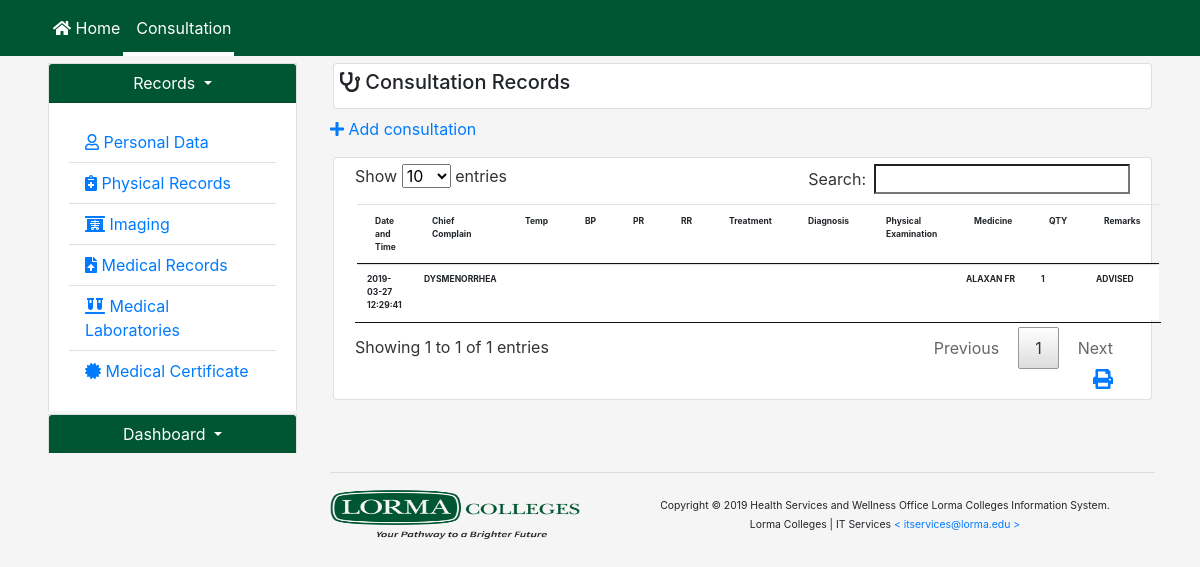
Screenshot of /view_patient_profile/consultation.php?id=1 with the database file from the repository.
### tables this page shows
CREATE TABLE `consultation_tbl` (
  `id` int(11) NOT NULL AUTO_INCREMENT,
  `patient_id` int(11) DEFAULT NULL,
  `medicines` varchar(255) DEFAULT 'N/A',
  `chief_complain` varchar(255) DEFAULT 'N/A',
  `blood_pressure` varchar(255) DEFAULT 'N/A',
  `heart_rate` varchar(255) DEFAULT 'N/A',
  `respiratory_rate` varchar(255) DEFAULT 'N/A',
  `temperature` varchar(255) DEFAULT 'N/A',
  `treatment` varchar(255) DEFAULT 'N/A',
  `quantity` varchar(255) DEFAULT 'N/A',
  `physical_examination` varchar(255) DEFAULT 'N/A',
  `remarks` varchar(255) DEFAULT 'N/A',
  `diagnosis` varchar(255) DEFAULT 'N/A',
  `assesed_by` varchar(255) DEFAULT NULL,
  `date_recorded` timestamp NULL DEFAULT CURRENT_TIMESTAMP ON UPDATE CURRENT_TIMESTAMP,
  PRIMARY KEY (`id`),
  KEY `patient_id` (`patient_id`),
  CONSTRAINT `FK_consultation_tbl_patient_pd_tbl` FOREIGN KEY (`patient_id`) REFERENCES `patient_pd_tbl` (`id`) ON DELETE CASCADE ON UPDATE CASCADE
);

### view_patient_profile/consultation.php (the view, shortened to what this page needs)
<?php
include '../header-include.php';
include '../includes/db.php';
?>
<?php
$id = $_GET['id'];
$result = $conn->query("SELECT * FROM patient_pd_tbl WHERE id=$id");
$row = mysqli_fetch_assoc($result); ?>
<nav class="navbar navbar-expand-lg navbar-light bg-light navbar-style fixed-top">
  <div class="container">
      <ul class="navbar-nav">
        <li class="nav-item">
          <a class="nav-link" href="../index.php"><i class="fas fa-home"></i> Home</a>
        </li>
        <li class="nav-item active">
          <a class="nav-link" href="../view_patient_profile/consultation.php?id=<?php echo $id ?>">Consultation</a>
        </li>
      </ul>
  </div>
</nav>
<div class="container">
 	<div class="row">
	<?php
	if ($row['position']== 'Employee') { ?>
		<div class="col-md-3 side-panel">
			<div class="accordion" id="patient_accordion" aria-expanded="true">
			  <div class="card card-side-panel">
			    <div class="card-header card-header-side-panel" id="headingOne">
			      <h5 class="mb-0">
			        <button class="btn btn-link dropdown-toggle" type="button" data-toggle="collapse" data-target="#collapseOne" aria-expanded="true" aria-controls="collapseOne">
			          Records
			        </button>
			      </h5>
			    </div>
			    <div id="collapseOne" class="collapse show" aria-labelledby="headingOne" data-parent="#patient_accordion">
			      <div class="card-body">
			         <ul class="list-group list-group-flush">
			         	 <li class="list-group-item">
			                <a class="nav-link" href="../modules/sidebar_view_patient_profile.php?id=<?php echo $id ?>"><i class="far fa-user"></i> Personal Data</a>
			             </li>
						<li class="list-group-item">
							<a class="nav-link" href="annual_physical_records.php?id=<?php echo $id ?>"><i class="fas fa-notes-medical"></i> Physical Records</a>
						</li>
						<li class="list-group-item">
							<a class="nav-link" href="medical_profile_records.php?id=<?php echo $id ?>"><i class="far fa-user"></i> Medical Profile</a>
						</li>
						<li class="list-group-item">
							<a class="nav-link" href="imaging.php?id=<?php echo $id ?>"><i class="fas fa-x-ray"></i> Imaging</a>
						</li>
						<li class="list-group-item">
							<a class="nav-link" href="attach_medical_records.php?id=<?php echo $id ?>"><i class="fas fa-file-upload"></i> Medical Records</a>
						</li>
						<li class="list-group-item">
							<a class="nav-link" href="medical_laboratories.php?id=<?php echo $id ?>"><i class="fas fa-vials"></i> Medical Laboratories</a>
						</li>
						<li class="list-group-item">
							<a class="nav-link" href="medical_certificate.php?id=<?php echo $id ?>"><i class="fas fa-certificate"></i> Medical Certificate</a>
						</li>
			 		 </ul>
			      </div>
			    </div>
			  </div>
			</div>
			<div class="accordion" id="dashboard_accordion">
			  <div class="card card-side-panel">
			    <div class="card-header card-header-side-panel" id="headingOne">
		 	      <h5 class="mb-0">
			        <button class="btn btn-link dropdown-toggle" type="button" data-toggle="collapse" data-target="#collapseTwo" aria-expanded="" aria-controls="collapseTwo">
			          Dashboard
			        </button>
			      </h5>
			    </div>
			    <div id="collapseTwo" class="collapse" aria-labelledby="headingOne" data-parent="#dashboard_accordion">
			      <div style="text-align: center;" class="card-body">
			         <ul class="list-group list-group-flush">
			         	<li class="list-group-item">
							<a class="nav-link" href="../modules/view_employee_patient.php"><i class="fas fa-user-tie"></i> View Employee</a>
						</li>
						<li class="list-group-item">
							<a class="nav-link" href="../modules/view_student_patient.php"><i class="fas fa-user"></i> View Student</a>
						</li>
						<li class="list-group-item">
				    		<a class="nav-link" href="../modules/add_patient.php"><i class="fas fa-plus" aria-hidden="true"></i>  Add Patient</a>
				    	</li>
			 		 </ul>
			      </div>
			    </div>
			  </div>
			</div>
		</div>
	<?php
	}else{ ?>
				<div class="col-md-3 side-panel">
			<div class="accordion" id="patient_accordion" aria-expanded="true">
			  <div class="card card-side-panel">
			    <div class="card-header card-header-side-panel" id="headingOne">
			      <h5 class="mb-0">
			        <button class="btn btn-link dropdown-toggle" type="button" data-toggle="collapse" data-target="#collapseOne" aria-expanded="true" aria-controls="collapseOne">
			          Records
			        </button>
			      </h5>
			    </div>
			    <div id="collapseOne" class="collapse show" aria-labelledby="headingOne" data-parent="#patient_accordion">
			      <div class="card-body">
			         <ul class="list-group list-group-flush">
			         	 <li class="list-group-item">
			                <a class="nav-link" href="../modules/sidebar_view_patient_profile.php?id=<?php echo $id ?>"><i class="far fa-user"></i> Personal Data</a>
			              </li>
						<li class="list-group-item">
							<a class="nav-link" href="annual_physical_records.php?id=<?php echo $id ?>"><i class="fas fa-notes-medical"></i> Physical Records</a>
						</li>
						<li class="list-group-item">
							<a class="nav-link" href="imaging.php?id=<?php echo $id ?>"><i class="fas fa-x-ray"></i> Imaging</a>
						</li>
						<li class="list-group-item">
							<a class="nav-link" href="attach_medical_records.php?id=<?php echo $id ?>"><i class="fas fa-file-upload"></i> Medical Records</a>
						</li>
						<li class="list-group-item">
							<a class="nav-link" href="medical_laboratories.php?id=<?php echo $id ?>"><i class="fas fa-vials"></i> Medical Laboratories</a>
						</li>
						<li class="list-group-item">
							<a class="nav-link" href="medical_certificate.php?id=<?php echo $id ?>"><i class="fas fa-certificate"></i> Medical Certificate</a>
						</li>
			 		 </ul>
			      </div>
			    </div>
			  </div>
			</div>
			<div class="accordion" id="dashboard_accordion"  aria-expanded="true">
			  <div class="card card-side-panel">
			    <div class="card-header card-header-side-panel" id="headingOne">
		 	      <h5 class="mb-0">
			        <button class="btn btn-link dropdown-toggle" type="button" data-toggle="collapse" data-target="#collapseTwo" aria-expanded="true" aria-controls="collapseTwo">
			          Dashboard
			        </button>
			      </h5>
			    </div>
			  </div>
			</div>
		</div>
	<?php
	}
 	?>
	<div class="col-md-9">
			<div class="row">
				<div class="col-md-12">
						<div class="card">
				<div class="card-body card-body-header">
					<h5><i class="fas fa-stethoscope"></i> Consultation Records</h5>
				</div>
			</div>
				</div>
			</div>
			<div style="margin-top: 5px;">
				<p><a href="../modules/add_consultation_patient.php?id=<?php echo $row['id']; ?>"><i class="fas fa-plus"></i> Add consultation</a></p>
			</div>
		<?php
		$query = "SELECT * FROM consultation_tbl WHERE patient_id=$id;";
		$result = mysqli_query($conn, $query);?>
			<div>
				<div class="card card-body-margins">
					<div class="card-body card-body-header">
						<div class="col-md-12">
							<table id="logs_data" style="font-size: 8.5px; padding: 2px; font-weight: bold;" class="table table-hover">
								<thead>
									<tr>
										<td>Date and Time</td>
										<td>Chief Complain</td>
										<td>Temp</td>
										<td>BP</td>
										<td>PR</td>
										<td>RR</td>
										<td>Treatment</td>
										<td>Diagnosis</td>
										<td>Physical Examination</td>
										<td>Medicine</td>
										<td>QTY</td>
										<td>Remarks</td>
									</tr>
								</thead>
						<?php while($row = mysqli_fetch_array($result)) { ?>
								<tr>
									<td><?php echo $row["date_recorded"]; ?></td>
									<td><?php echo $row["chief_complain"]; ?></td>
									<td><?php echo $row["temperature"]; ?></td>
									<td><?php echo $row["blood_pressure"]; ?></td>
									<td><?php echo $row["heart_rate"]; ?></td>
									<td><?php echo $row["respiratory_rate"]; ?></td>
									<td><?php echo $row["treatment"]; ?></td>
									<td><?php echo $row["diagnosis"]; ?></td>
									<td><?php echo $row["physical_examination"]; ?></td>
									<td><?php echo $row["medicines"]; ?></td>
									<td><?php echo $row["quantity"]; ?></td>
									<td><?php echo $row["remarks"]; ?></td>
								</tr>
						<?php
						}
						 ?>
							</table>
							<div class="row">
		 						<div class="col-md-1 offset-11">
		 							<a href="../report/print_consultation_records.php?id=<?php echo $id; ?>"><i style="font-size: 20px;" class="fas fa-print"></i></a>
		 						</div>
 							</div>
						</div>
						</div>
					</div>
				</div>
			</div>
<?php
include '../includes/footer.php';
 ?>

### assets/css/all.css (style rules this page uses)
.fa-certificate:before { content: "\f0a3"; }
.fa-file-upload:before { content: "\f574"; }
.fa-home:before { content: "\f015"; }
.fa-notes-medical:before { content: "\f481"; }
.fa-plus:before { content: "\f067"; }
.fa-print:before { content: "\f02f"; }
.fa-stethoscope:before { content: "\f0f1"; }
.fa-user:before { content: "\f007"; }
.fa-vials:before { content: "\f493"; }
.fa-x-ray:before { content: "\f497"; }

### assets/css/styles.css (style rules this page uses)
body { margin: 0 auto; background: #f5f5f5; }
.card-header-side-panel button { color: #fff !important; }
.card-body-header { padding: 6px !important; }
.card { margin: 3px !important; }
.card-header { padding: 0px !important; text-align: center !important; background: #005533; color: #fff; }
.list-group-item { padding: 0px !important; }

### view_patient_profile/consultation.php (style rules this page uses)
.navbar-style { background-color: #005533 !important; }
.navbar-style a { color: #fff !important; }

### rows the page displays
consultation_tbl: date_recorded "2019-03-27 12:29:41", chief_complain "DYSMENORRHEA", medicines "ALAXAN FR", quantity "1", remarks "ADVISED"
